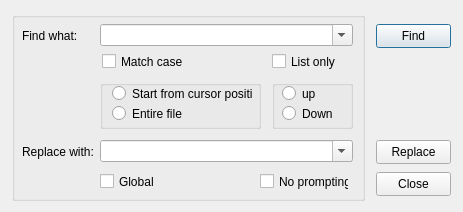
<?xml version="1.0" encoding="UTF-8"?>
<ui version="4.0">
 <class>DialogFind</class>
 <widget class="QDialog" name="DialogFind">
  <property name="geometry">
   <rect>
    <x>0</x>
    <y>0</y>
    <width>463</width>
    <height>212</height>
   </rect>
  </property>
  <property name="windowTitle">
   <string>Find and Replace</string>
  </property>
  <widget class="QGroupBox" name="groupBox">
   <property name="enabled">
    <bool>true</bool>
   </property>
   <property name="geometry">
    <rect>
     <x>12</x>
     <y>12</y>
     <width>353</width>
     <height>189</height>
    </rect>
   </property>
   <property name="title">
    <string/>
   </property>
   <widget class="QLabel" name="label">
    <property name="geometry">
     <rect>
      <x>10</x>
      <y>16</y>
      <width>71</width>
      <height>16</height>
     </rect>
    </property>
    <property name="text">
     <string>Find what:</string>
    </property>
   </widget>
   <widget class="QLabel" name="label_2">
    <property name="geometry">
     <rect>
      <x>10</x>
      <y>132</y>
      <width>71</width>
      <height>16</height>
     </rect>
    </property>
    <property name="text">
     <string>Replace with:</string>
    </property>
   </widget>
   <widget class="QCheckBox" name="checkMatchCase">
    <property name="geometry">
     <rect>
      <x>90</x>
      <y>40</y>
      <width>81</width>
      <height>19</height>
     </rect>
    </property>
    <property name="text">
     <string>Match case</string>
    </property>
   </widget>
   <widget class="QCheckBox" name="checkListOnly">
    <property name="geometry">
     <rect>
      <x>260</x>
      <y>40</y>
      <width>71</width>
      <height>19</height>
     </rect>
    </property>
    <property name="text">
     <string>List only</string>
    </property>
   </widget>
   <widget class="QGroupBox" name="groupBox_2">
    <property name="geometry">
     <rect>
      <x>88</x>
      <y>68</y>
      <width>161</width>
      <height>49</height>
     </rect>
    </property>
    <property name="title">
     <string/>
    </property>
    <widget class="QRadioButton" name="radioFromCursor">
     <property name="geometry">
      <rect>
       <x>12</x>
       <y>4</y>
       <width>141</width>
       <height>19</height>
      </rect>
     </property>
     <property name="text">
      <string>Start from cursor position</string>
     </property>
    </widget>
    <widget class="QRadioButton" name="radioEntire">
     <property name="geometry">
      <rect>
       <x>12</x>
       <y>24</y>
       <width>141</width>
       <height>19</height>
      </rect>
     </property>
     <property name="text">
      <string>Entire file</string>
     </property>
    </widget>
   </widget>
   <widget class="QGroupBox" name="groupBox_3">
    <property name="geometry">
     <rect>
      <x>260</x>
      <y>68</y>
      <width>81</width>
      <height>49</height>
     </rect>
    </property>
    <property name="title">
     <string/>
    </property>
    <widget class="QRadioButton" name="radioUp">
     <property name="geometry">
      <rect>
       <x>10</x>
       <y>4</y>
       <width>41</width>
       <height>19</height>
      </rect>
     </property>
     <property name="text">
      <string>up</string>
     </property>
    </widget>
    <widget class="QRadioButton" name="radioDown">
     <property name="geometry">
      <rect>
       <x>10</x>
       <y>24</y>
       <width>51</width>
       <height>19</height>
      </rect>
     </property>
     <property name="text">
      <string>Down</string>
     </property>
    </widget>
   </widget>
   <widget class="QComboBox" name="comboFindWhat">
    <property name="geometry">
     <rect>
      <x>88</x>
      <y>12</y>
      <width>253</width>
      <height>22</height>
     </rect>
    </property>
    <property name="editable">
     <bool>true</bool>
    </property>
   </widget>
   <widget class="QComboBox" name="comboReplaceWith">
    <property name="geometry">
     <rect>
      <x>88</x>
      <y>128</y>
      <width>253</width>
      <height>22</height>
     </rect>
    </property>
    <property name="editable">
     <bool>true</bool>
    </property>
   </widget>
   <widget class="QCheckBox" name="checkGlobal">
    <property name="geometry">
     <rect>
      <x>88</x>
      <y>160</y>
      <width>71</width>
      <height>19</height>
     </rect>
    </property>
    <property name="text">
     <string>Global</string>
    </property>
   </widget>
   <widget class="QCheckBox" name="checkNoPrompting">
    <property name="geometry">
     <rect>
      <x>248</x>
      <y>160</y>
      <width>89</width>
      <height>19</height>
     </rect>
    </property>
    <property name="text">
     <string>No prompting</string>
    </property>
   </widget>
  </widget>
  <widget class="QPushButton" name="buttonFind">
   <property name="geometry">
    <rect>
     <x>376</x>
     <y>24</y>
     <width>75</width>
     <height>24</height>
    </rect>
   </property>
   <property name="text">
    <string>Find</string>
   </property>
   <property name="autoDefault">
    <bool>false</bool>
   </property>
   <property name="default">
    <bool>true</bool>
   </property>
  </widget>
  <widget class="QPushButton" name="buttonReplace">
   <property name="geometry">
    <rect>
     <x>376</x>
     <y>140</y>
     <width>75</width>
     <height>24</height>
    </rect>
   </property>
   <property name="text">
    <string>Replace</string>
   </property>
   <property name="autoDefault">
    <bool>false</bool>
   </property>
   <property name="flat">
    <bool>false</bool>
   </property>
  </widget>
  <widget class="QPushButton" name="buttonClose">
   <property name="geometry">
    <rect>
     <x>376</x>
     <y>172</y>
     <width>75</width>
     <height>24</height>
    </rect>
   </property>
   <property name="text">
    <string>Close</string>
   </property>
  </widget>
 </widget>
 <resources/>
 <connections/>
</ui>
